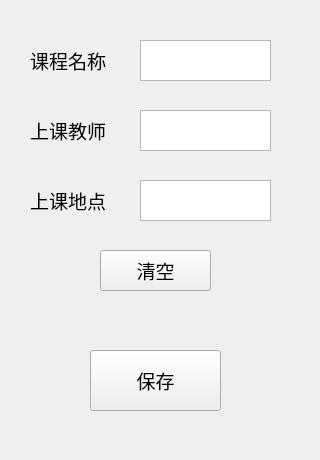
<?xml version="1.0" encoding="UTF-8"?>
<ui version="4.0">
 <class>unit_edit_page</class>
 <widget class="QWidget" name="unit_edit_page">
  <property name="geometry">
   <rect>
    <x>0</x>
    <y>0</y>
    <width>320</width>
    <height>460</height>
   </rect>
  </property>
  <property name="font">
   <font>
    <family>猫啃网糖圆体 (测试版)</family>
    <pointsize>14</pointsize>
   </font>
  </property>
  <property name="windowTitle">
   <string>编辑</string>
  </property>
  <widget class="QTextEdit" name="text_name">
   <property name="geometry">
    <rect>
     <x>140</x>
     <y>40</y>
     <width>131</width>
     <height>41</height>
    </rect>
   </property>
   <property name="font">
    <font>
     <family>MaoKenTangYuan (beta)</family>
     <pointsize>14</pointsize>
    </font>
   </property>
  </widget>
  <widget class="QTextEdit" name="text_teacher">
   <property name="geometry">
    <rect>
     <x>140</x>
     <y>110</y>
     <width>131</width>
     <height>41</height>
    </rect>
   </property>
   <property name="font">
    <font>
     <family>MaoKenTangYuan (beta)</family>
     <pointsize>14</pointsize>
    </font>
   </property>
  </widget>
  <widget class="QTextEdit" name="text_clsrm">
   <property name="geometry">
    <rect>
     <x>140</x>
     <y>180</y>
     <width>131</width>
     <height>41</height>
    </rect>
   </property>
   <property name="font">
    <font>
     <family>MaoKenTangYuan (beta)</family>
     <pointsize>14</pointsize>
    </font>
   </property>
  </widget>
  <widget class="QPushButton" name="pushButton">
   <property name="geometry">
    <rect>
     <x>90</x>
     <y>350</y>
     <width>131</width>
     <height>61</height>
    </rect>
   </property>
   <property name="font">
    <font>
     <family>MaoKenTangYuan (beta)</family>
     <pointsize>14</pointsize>
    </font>
   </property>
   <property name="text">
    <string>保存</string>
   </property>
  </widget>
  <widget class="QLabel" name="label">
   <property name="geometry">
    <rect>
     <x>30</x>
     <y>40</y>
     <width>111</width>
     <height>41</height>
    </rect>
   </property>
   <property name="font">
    <font>
     <family>MaoKenTangYuan (beta)</family>
     <pointsize>14</pointsize>
    </font>
   </property>
   <property name="text">
    <string>课程名称</string>
   </property>
  </widget>
  <widget class="QLabel" name="label_2">
   <property name="geometry">
    <rect>
     <x>30</x>
     <y>110</y>
     <width>111</width>
     <height>41</height>
    </rect>
   </property>
   <property name="font">
    <font>
     <family>MaoKenTangYuan (beta)</family>
     <pointsize>14</pointsize>
    </font>
   </property>
   <property name="text">
    <string>上课教师</string>
   </property>
  </widget>
  <widget class="QLabel" name="label_3">
   <property name="geometry">
    <rect>
     <x>30</x>
     <y>180</y>
     <width>111</width>
     <height>41</height>
    </rect>
   </property>
   <property name="font">
    <font>
     <family>MaoKenTangYuan (beta)</family>
     <pointsize>14</pointsize>
    </font>
   </property>
   <property name="text">
    <string>上课地点</string>
   </property>
  </widget>
  <widget class="QPushButton" name="btn_clear">
   <property name="geometry">
    <rect>
     <x>100</x>
     <y>250</y>
     <width>111</width>
     <height>41</height>
    </rect>
   </property>
   <property name="text">
    <string>清空</string>
   </property>
  </widget>
 </widget>
 <resources/>
 <connections/>
</ui>
